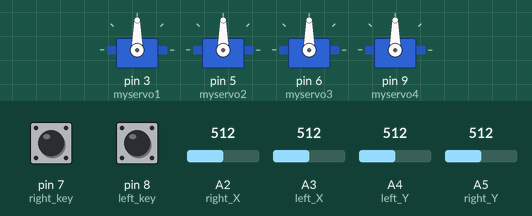
Recording of a sketch running on a simulated Arduino Uno, built with avr-gcc and run on an emulated ATmega328P. On the bench: 4 × servo. The test bench sets the inputs (shaded band); at power-on: A2 (right_X) = 512, A4 (left_Y) = 512, A3 (left_X) = 512, pin 7 (right_key) LOW, pin 8 (left_key) LOW, A5 (right_Y) = 512.

Above: at 3.7 s.
3.8 s: A2 (right_X) set to 53
5.3 s: A2 (right_X) set to 46
At 7.0 s:
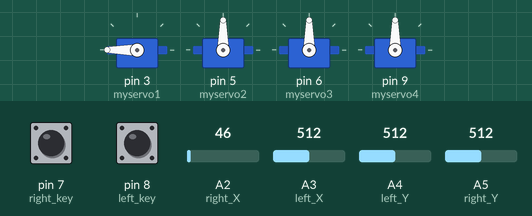
7.4 s: A4 (left_Y) set to 55
8.9 s: A4 (left_Y) set to 46
At 9.36 s:
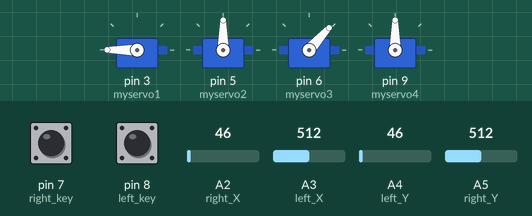
At 10.5 s:
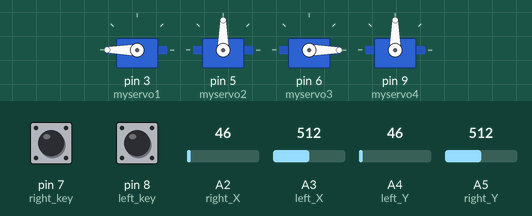
11.6 s: A3 (left_X) set to 53
13.1 s: A3 (left_X) set to 47
At 15.1 s:
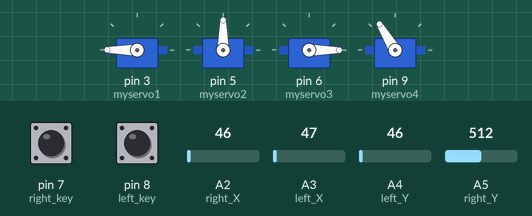
Timing chart, 0 to 16.2 s (numbered marks = the images above; inputs shaded):
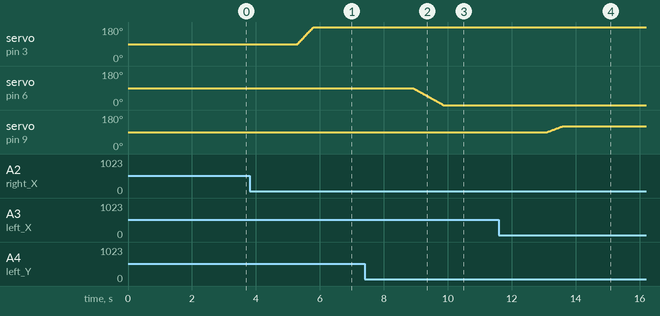

The sketch:

Lesson_7_Dual_JoyStick_Controlled_Robot_Arm.ino
```cpp
#include <Servo.h> // add the servo libraries
Servo myservo1; // create servo object to control a servo
Servo myservo2;
Servo myservo3;
Servo myservo4;
int pos1=90, pos2=90, pos3=90, pos4=90; // define the variable of 4 servo angle,and assign the initial value (that is the boot posture
//angle value)
const int right_X = A2; // define the right X pin to A2
const int right_Y = A5; // define the right Y pin to A5
const int right_key = 7; // define the right key pin to 7（that is the value of Z）
const int left_X = A3; // define the left X pin to A3
const int left_Y = A4; // define the left X pin to A4
const int left_key = 8; //define the left key pin to 8（that is the value of Z）
int x1,y1,z1; // define the variable, used to save the joystick value it read.
int x2,y2,z2;

void setup()
{
// boot posture
myservo1.write(pos1);
delay(1000);
myservo2.write(pos2);
myservo3.write(pos3);
myservo4.write(pos4);
delay(1500);
pinMode(right_key, INPUT); // set the right/left key to INPUT
pinMode(left_key, INPUT);
Serial.begin(9600); // set the baud rate to 9600
}
void loop()
{
myservo1.attach(3); // set the control pin of servo 1 to D3  dizuo-servo1-3
myservo2.attach(5); // set the control pin of servo 2 to D5  arm-servo2-5
myservo3.attach(6); //set the control pin of servo 3 to D6   lower arm-servo-6
myservo4.attach(9); // set the control pin of servo 4 to D9  claw-servo-9
x2 = analogRead(right_X); //read the right X value
y2 = analogRead(right_Y); // read the right Y value
z2 = digitalRead(right_key); //// read the right Z value
x1 = analogRead(left_X); //read the left X value
y1 = analogRead(left_Y); //read the left Y value
z1 = digitalRead(left_key); // read the left Z value
//delay(5); // lower the speed overall

// claw
claw();

// rotate
turn();

// upper arm
upper_arm();

//lower arm
lower_arm();
}


//***************************************************
//claw
void claw()
{
//claw
if(x1<50) // if push the left joystick to the right
{
pos4=pos4+1;
myservo4.write(pos4); //servo 4 operates the motion, the claw gradually opens.
delay(5);

if(pos4>120) //limit the largest angle when open the claw
{
pos4=120;
}
}

if(x1>1000) ////if push the right joystick to the left
{
pos4=pos4-1;
myservo4.write(pos4); // servo 4 operates the action, claw is gradually closed.
delay(5);
if(pos4<45) //
{
pos4=45; //limit the largest angle when close the claw
}

}
}


//******************************************************/
// turn
void turn()
{
if(x2<50) //if push the right joystick to the let
{
pos1=pos1+1;
myservo1.write(pos1); // arm turns left
delay(5);
if(pos1>180) //limit the angle when turn right
{
pos1=180;
}

}

if(x2>1000) // if push the right joystick to the right
{
pos1=pos1-1;
myservo1.write(pos1); //servo 1 operates the motion, the arm turns right.
delay(5);
if(pos1<1) // limit the angle when turn left
{
pos1=1;
}
}
}


//**********************************************************/
// lower arm
void lower_arm()
{
if(y2>1000) // if push the right joystick downward
{
pos2=pos2-1;
myservo2.write(pos2); // lower arm will draw back
delay(5);
if(pos2<25) // limit the retracted angle
{
pos2=25;
}
}

if(y2<50) // if push the right joystick upward
{
pos2=pos2+1;
myservo2.write(pos2); // lower arm will stretch out
delay(5);
if(pos2>180) // limit the stretched angle
{
pos2=180;
}
}
}


//*************************************************************/

//upper arm
void upper_arm()
{
if(y1<50) // if push the left joystick downward
{
pos3=pos3-1;
myservo3.write(pos3); // upper arm will go down
delay(5);
if(pos3<1) //  limit the angle when go down
{
pos3=1;
}
}
if(y1>1000) // if push the left joystick upward
{
pos3=pos3+1;
myservo3.write(pos3); // the upper arm will lift
delay(5);

if(pos3>135) //limit the lifting angle
{
pos3=135;
}
}
}
```

Measured:
- the behaviour switches between 50 and 49 on A2 (right_X) (found by bisection; images 0 and 1)
- the behaviour switches between 50 and 49 on A4 (left_Y) (found by bisection; images 1 and 2)
- the behaviour switches between 50 and 49 on A3 (left_X) (found by bisection; images 3 and 4)
- after the input at 3.8 s, every drawn part: stays the same
- after the input at 5.3 s, servo on pin 3 (myservo1): moves from 90° to 180° over 0.49 s, starting at once
- after the input at 7.4 s, every drawn part: stays the same
- after the input at 8.9 s, servo on pin 6 (myservo3): moves from 90° to 0° over 0.94 s, starting at once
- after the input at 11.6 s, every drawn part: stays the same
- after the input at 13.1 s, servo on pin 9 (myservo4): moves from 90° to 121° over 0.47 s, starting at once
